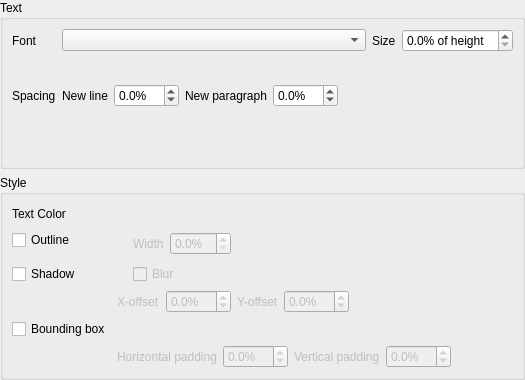
<?xml version="1.0" encoding="UTF-8"?>
<ui version="4.0">
 <class>OsdStyleWidget</class>
 <widget class="QWidget" name="OsdStyleWidget">
  <property name="geometry">
   <rect>
    <x>0</x>
    <y>0</y>
    <width>525</width>
    <height>380</height>
   </rect>
  </property>
  <layout class="QVBoxLayout" name="verticalLayout_3">
   <property name="leftMargin">
    <number>0</number>
   </property>
   <property name="topMargin">
    <number>0</number>
   </property>
   <property name="rightMargin">
    <number>0</number>
   </property>
   <property name="bottomMargin">
    <number>0</number>
   </property>
   <item>
    <widget class="QGroupBox" name="groupBox_11">
     <property name="title">
      <string>Text</string>
     </property>
     <layout class="QFormLayout" name="formLayout">
      <item row="0" column="0">
       <widget class="QLabel" name="label_2">
        <property name="text">
         <string>Font</string>
        </property>
       </widget>
      </item>
      <item row="0" column="1">
       <layout class="QHBoxLayout" name="horizontalLayout">
        <item>
         <widget class="FontComboBox" name="font_family">
          <property name="sizePolicy">
           <sizepolicy hsizetype="Expanding" vsizetype="Fixed">
            <horstretch>0</horstretch>
            <verstretch>0</verstretch>
           </sizepolicy>
          </property>
         </widget>
        </item>
        <item>
         <widget class="QLabel" name="label_21">
          <property name="text">
           <string>Size</string>
          </property>
         </widget>
        </item>
        <item>
         <widget class="QDoubleSpinBox" name="font_size">
          <property name="accelerated">
           <bool>true</bool>
          </property>
          <property name="suffix">
           <string notr="true">% of height</string>
          </property>
          <property name="decimals">
           <number>1</number>
          </property>
          <property name="maximum">
           <double>99.000000000000000</double>
          </property>
          <property name="singleStep">
           <double>1.000000000000000</double>
          </property>
         </widget>
        </item>
       </layout>
      </item>
      <item row="1" column="1">
       <layout class="QHBoxLayout" name="horizontalLayout_8">
        <item>
         <widget class="FontOptionWidget" name="font_option" native="true"/>
        </item>
        <item>
         <spacer name="horizontalSpacer_22">
          <property name="orientation">
           <enum>Qt::Horizontal</enum>
          </property>
          <property name="sizeHint" stdset="0">
           <size>
            <width>40</width>
            <height>20</height>
           </size>
          </property>
         </spacer>
        </item>
       </layout>
      </item>
      <item row="2" column="0">
       <widget class="QLabel" name="spacing">
        <property name="text">
         <string>Spacing</string>
        </property>
       </widget>
      </item>
      <item row="2" column="1">
       <widget class="QWidget" name="spacing_widget" native="true">
        <layout class="QHBoxLayout" name="horizontalLayout_15">
         <property name="leftMargin">
          <number>0</number>
         </property>
         <property name="topMargin">
          <number>0</number>
         </property>
         <property name="rightMargin">
          <number>0</number>
         </property>
         <property name="bottomMargin">
          <number>0</number>
         </property>
         <item>
          <widget class="QLabel" name="label">
           <property name="text">
            <string>New line</string>
           </property>
          </widget>
         </item>
         <item>
          <widget class="QDoubleSpinBox" name="spacing_line">
           <property name="enabled">
            <bool>true</bool>
           </property>
           <property name="accelerated">
            <bool>true</bool>
           </property>
           <property name="suffix">
            <string notr="true">%</string>
           </property>
           <property name="decimals">
            <number>1</number>
           </property>
           <property name="minimum">
            <double>-99.000000000000000</double>
           </property>
           <property name="maximum">
            <double>99.000000000000000</double>
           </property>
           <property name="singleStep">
            <double>1.000000000000000</double>
           </property>
          </widget>
         </item>
         <item>
          <widget class="QLabel" name="label_17">
           <property name="text">
            <string>New paragraph</string>
           </property>
          </widget>
         </item>
         <item>
          <widget class="QDoubleSpinBox" name="spacing_paragraph">
           <property name="enabled">
            <bool>true</bool>
           </property>
           <property name="accelerated">
            <bool>true</bool>
           </property>
           <property name="suffix">
            <string notr="true">%</string>
           </property>
           <property name="decimals">
            <number>1</number>
           </property>
           <property name="minimum">
            <double>-99.000000000000000</double>
           </property>
           <property name="maximum">
            <double>99.000000000000000</double>
           </property>
           <property name="singleStep">
            <double>1.000000000000000</double>
           </property>
          </widget>
         </item>
         <item>
          <spacer name="horizontalSpacer_14">
           <property name="orientation">
            <enum>Qt::Horizontal</enum>
           </property>
           <property name="sizeHint" stdset="0">
            <size>
             <width>24</width>
             <height>20</height>
            </size>
           </property>
          </spacer>
         </item>
        </layout>
       </widget>
      </item>
     </layout>
    </widget>
   </item>
   <item>
    <widget class="QGroupBox" name="groupBox">
     <property name="title">
      <string>Style</string>
     </property>
     <layout class="QFormLayout" name="formLayout_2">
      <item row="0" column="0">
       <widget class="QLabel" name="label_7">
        <property name="text">
         <string>Text Color</string>
        </property>
       </widget>
      </item>
      <item row="0" column="1">
       <layout class="QHBoxLayout" name="horizontalLayout_2">
        <item>
         <widget class="ColorSelectWidget" name="font_color" native="true">
          <property name="minimumSize">
           <size>
            <width>10</width>
            <height>10</height>
           </size>
          </property>
         </widget>
        </item>
        <item>
         <spacer name="horizontalSpacer">
          <property name="orientation">
           <enum>Qt::Horizontal</enum>
          </property>
          <property name="sizeHint" stdset="0">
           <size>
            <width>40</width>
            <height>20</height>
           </size>
          </property>
         </spacer>
        </item>
       </layout>
      </item>
      <item row="1" column="0">
       <widget class="QCheckBox" name="outline">
        <property name="text">
         <string>Outline</string>
        </property>
       </widget>
      </item>
      <item row="1" column="1">
       <widget class="QWidget" name="outline_widget" native="true">
        <property name="enabled">
         <bool>false</bool>
        </property>
        <layout class="QHBoxLayout" name="horizontalLayout_3">
         <property name="leftMargin">
          <number>0</number>
         </property>
         <property name="topMargin">
          <number>0</number>
         </property>
         <property name="rightMargin">
          <number>0</number>
         </property>
         <property name="bottomMargin">
          <number>0</number>
         </property>
         <item>
          <widget class="ColorSelectWidget" name="outline_color" native="true">
           <property name="minimumSize">
            <size>
             <width>10</width>
             <height>10</height>
            </size>
           </property>
          </widget>
         </item>
         <item>
          <widget class="QLabel" name="label_5">
           <property name="text">
            <string>Width</string>
           </property>
          </widget>
         </item>
         <item>
          <widget class="QDoubleSpinBox" name="outline_width">
           <property name="accelerated">
            <bool>true</bool>
           </property>
           <property name="suffix">
            <string notr="true">%</string>
           </property>
           <property name="decimals">
            <number>1</number>
           </property>
           <property name="maximum">
            <double>99.000000000000000</double>
           </property>
           <property name="singleStep">
            <double>1.000000000000000</double>
           </property>
          </widget>
         </item>
         <item>
          <spacer name="horizontalSpacer_2">
           <property name="orientation">
            <enum>Qt::Horizontal</enum>
           </property>
           <property name="sizeHint" stdset="0">
            <size>
             <width>253</width>
             <height>28</height>
            </size>
           </property>
          </spacer>
         </item>
        </layout>
       </widget>
      </item>
      <item row="2" column="0">
       <widget class="QCheckBox" name="shadow">
        <property name="text">
         <string>Shadow</string>
        </property>
       </widget>
      </item>
      <item row="2" column="1">
       <widget class="QWidget" name="shadow_widget" native="true">
        <property name="enabled">
         <bool>false</bool>
        </property>
        <layout class="QVBoxLayout" name="verticalLayout_2">
         <property name="leftMargin">
          <number>0</number>
         </property>
         <property name="topMargin">
          <number>0</number>
         </property>
         <property name="rightMargin">
          <number>0</number>
         </property>
         <property name="bottomMargin">
          <number>0</number>
         </property>
         <item>
          <layout class="QHBoxLayout" name="horizontalLayout_4">
           <item>
            <widget class="ColorSelectWidget" name="shadow_color" native="true">
             <property name="sizePolicy">
              <sizepolicy hsizetype="Preferred" vsizetype="Preferred">
               <horstretch>0</horstretch>
               <verstretch>0</verstretch>
              </sizepolicy>
             </property>
             <property name="minimumSize">
              <size>
               <width>10</width>
               <height>10</height>
              </size>
             </property>
            </widget>
           </item>
           <item>
            <widget class="QCheckBox" name="shadow_blur">
             <property name="text">
              <string>Blur</string>
             </property>
            </widget>
           </item>
           <item>
            <spacer name="horizontalSpacer_4">
             <property name="orientation">
              <enum>Qt::Horizontal</enum>
             </property>
             <property name="sizeHint" stdset="0">
              <size>
               <width>40</width>
               <height>20</height>
              </size>
             </property>
            </spacer>
           </item>
          </layout>
         </item>
         <item>
          <layout class="QHBoxLayout" name="horizontalLayout_7">
           <item>
            <widget class="QLabel" name="label_8">
             <property name="text">
              <string>X-offset</string>
             </property>
            </widget>
           </item>
           <item>
            <widget class="QDoubleSpinBox" name="shadow_offset_x">
             <property name="accelerated">
              <bool>true</bool>
             </property>
             <property name="suffix">
              <string notr="true">%</string>
             </property>
             <property name="decimals">
              <number>1</number>
             </property>
             <property name="minimum">
              <double>-99.000000000000000</double>
             </property>
             <property name="maximum">
              <double>99.000000000000000</double>
             </property>
             <property name="singleStep">
              <double>1.000000000000000</double>
             </property>
            </widget>
           </item>
           <item>
            <widget class="QLabel" name="label_15">
             <property name="text">
              <string>Y-offset</string>
             </property>
            </widget>
           </item>
           <item>
            <widget class="QDoubleSpinBox" name="shadow_offset_y">
             <property name="accelerated">
              <bool>true</bool>
             </property>
             <property name="suffix">
              <string notr="true">%</string>
             </property>
             <property name="decimals">
              <number>1</number>
             </property>
             <property name="minimum">
              <double>-99.000000000000000</double>
             </property>
             <property name="maximum">
              <double>99.000000000000000</double>
             </property>
             <property name="singleStep">
              <double>1.000000000000000</double>
             </property>
            </widget>
           </item>
           <item>
            <spacer name="horizontalSpacer_3">
             <property name="orientation">
              <enum>Qt::Horizontal</enum>
             </property>
             <property name="sizeHint" stdset="0">
              <size>
               <width>40</width>
               <height>20</height>
              </size>
             </property>
            </spacer>
           </item>
          </layout>
         </item>
        </layout>
       </widget>
      </item>
      <item row="3" column="0">
       <widget class="QCheckBox" name="bbox">
        <property name="text">
         <string>Bounding box</string>
        </property>
       </widget>
      </item>
      <item row="3" column="1">
       <widget class="QWidget" name="bbox_widget" native="true">
        <property name="enabled">
         <bool>false</bool>
        </property>
        <layout class="QVBoxLayout" name="verticalLayout">
         <property name="leftMargin">
          <number>0</number>
         </property>
         <property name="topMargin">
          <number>0</number>
         </property>
         <property name="rightMargin">
          <number>0</number>
         </property>
         <property name="bottomMargin">
          <number>0</number>
         </property>
         <item>
          <layout class="QHBoxLayout" name="horizontalLayout_5">
           <item>
            <widget class="ColorSelectWidget" name="bbox_color" native="true">
             <property name="sizePolicy">
              <sizepolicy hsizetype="Preferred" vsizetype="Preferred">
               <horstretch>0</horstretch>
               <verstretch>0</verstretch>
              </sizepolicy>
             </property>
             <property name="minimumSize">
              <size>
               <width>10</width>
               <height>10</height>
              </size>
             </property>
            </widget>
           </item>
           <item>
            <spacer name="horizontalSpacer_20">
             <property name="orientation">
              <enum>Qt::Horizontal</enum>
             </property>
             <property name="sizeHint" stdset="0">
              <size>
               <width>54</width>
               <height>20</height>
              </size>
             </property>
            </spacer>
           </item>
          </layout>
         </item>
         <item>
          <layout class="QHBoxLayout" name="horizontalLayout_6">
           <item>
            <widget class="QLabel" name="label_46">
             <property name="text">
              <string>Horizontal padding</string>
             </property>
            </widget>
           </item>
           <item>
            <widget class="QDoubleSpinBox" name="bbox_hpadding">
             <property name="accelerated">
              <bool>true</bool>
             </property>
             <property name="suffix">
              <string notr="true">%</string>
             </property>
             <property name="decimals">
              <number>1</number>
             </property>
             <property name="minimum">
              <double>-99.000000000000000</double>
             </property>
             <property name="maximum">
              <double>99.000000000000000</double>
             </property>
             <property name="singleStep">
              <double>1.000000000000000</double>
             </property>
            </widget>
           </item>
           <item>
            <widget class="QLabel" name="label_48">
             <property name="text">
              <string>Vertical padding</string>
             </property>
            </widget>
           </item>
           <item>
            <widget class="QDoubleSpinBox" name="bbox_vpadding">
             <property name="accelerated">
              <bool>true</bool>
             </property>
             <property name="suffix">
              <string notr="true">%</string>
             </property>
             <property name="decimals">
              <number>1</number>
             </property>
             <property name="minimum">
              <double>-99.000000000000000</double>
             </property>
             <property name="maximum">
              <double>99.000000000000000</double>
             </property>
             <property name="singleStep">
              <double>1.000000000000000</double>
             </property>
            </widget>
           </item>
           <item>
            <spacer name="horizontalSpacer_19">
             <property name="orientation">
              <enum>Qt::Horizontal</enum>
             </property>
             <property name="sizeHint" stdset="0">
              <size>
               <width>54</width>
               <height>20</height>
              </size>
             </property>
            </spacer>
           </item>
          </layout>
         </item>
        </layout>
       </widget>
      </item>
     </layout>
    </widget>
   </item>
  </layout>
 </widget>
 <customwidgets>
  <customwidget>
   <class>ColorSelectWidget</class>
   <extends>QWidget</extends>
   <header>widget/colorselectwidget.hpp</header>
   <container>1</container>
  </customwidget>
  <customwidget>
   <class>FontComboBox</class>
   <extends>QComboBox</extends>
   <header>widget/fontcombobox.hpp</header>
  </customwidget>
  <customwidget>
   <class>FontOptionWidget</class>
   <extends>QWidget</extends>
   <header>widget/fontoptionwidget.hpp</header>
   <container>1</container>
  </customwidget>
 </customwidgets>
 <resources/>
 <connections>
  <connection>
   <sender>outline</sender>
   <signal>toggled(bool)</signal>
   <receiver>outline_widget</receiver>
   <slot>setEnabled(bool)</slot>
   <hints>
    <hint type="sourcelabel">
     <x>99</x>
     <y>215</y>
    </hint>
    <hint type="destinationlabel">
     <x>282</x>
     <y>228</y>
    </hint>
   </hints>
  </connection>
  <connection>
   <sender>shadow</sender>
   <signal>toggled(bool)</signal>
   <receiver>shadow_widget</receiver>
   <slot>setEnabled(bool)</slot>
   <hints>
    <hint type="sourcelabel">
     <x>90</x>
     <y>253</y>
    </hint>
    <hint type="destinationlabel">
     <x>231</x>
     <y>267</y>
    </hint>
   </hints>
  </connection>
  <connection>
   <sender>bbox</sender>
   <signal>toggled(bool)</signal>
   <receiver>bbox_widget</receiver>
   <slot>setEnabled(bool)</slot>
   <hints>
    <hint type="sourcelabel">
     <x>88</x>
     <y>333</y>
    </hint>
    <hint type="destinationlabel">
     <x>170</x>
     <y>330</y>
    </hint>
   </hints>
  </connection>
 </connections>
</ui>
